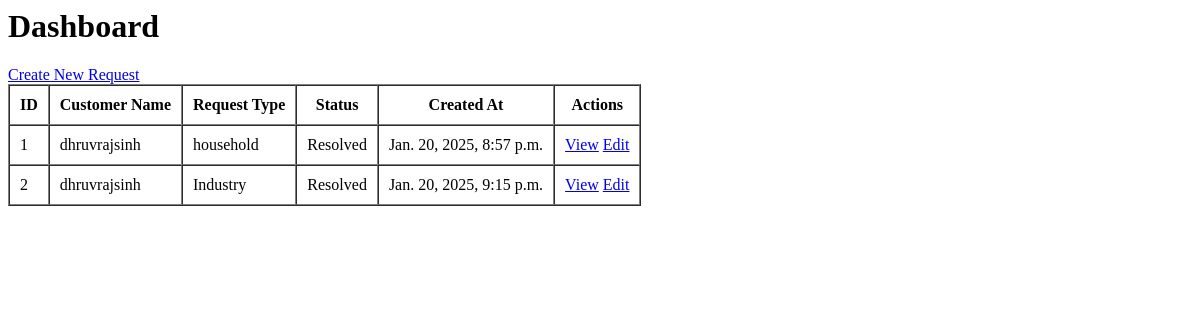
The page /dashboard/ (signed in) on the database as committed earlier.
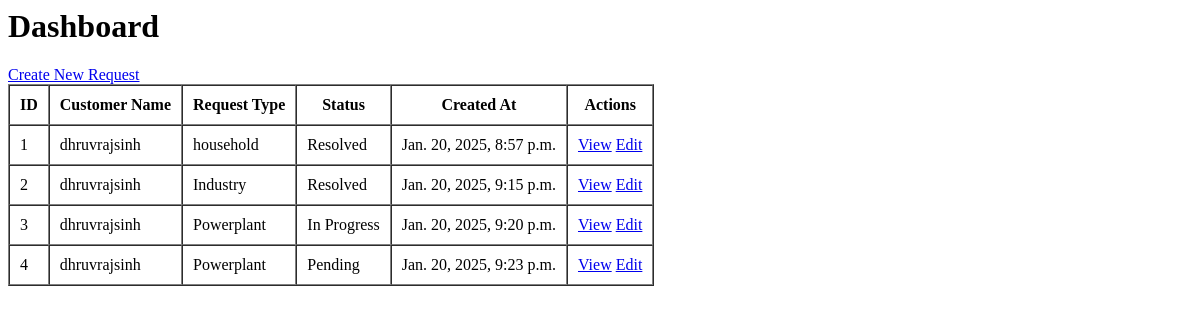
The same page on the database as committed later.
### apis/models.py (models this page shows)
class ServiceRequest(models.Model):
    STATUS_CHOICES = [
        ('Pending', 'Pending'),
        ('In Progress', 'In Progress'),
        ('Resolved', 'Resolved'),
    ]
    user = models.ForeignKey(CustomUser, on_delete=models.CASCADE, related_name='requests')
    type_of_service = models.CharField(max_length=255)
    description = models.TextField()
    attachment = models.FileField(upload_to='attachments/', blank=True, null=True)
    status = models.CharField(choices=STATUS_CHOICES, default='Pending', max_length=20)
    created_at = models.DateTimeField(auto_now_add=True)
    updated_at = models.DateTimeField(auto_now=True)

class CustomUser(AbstractUser):
    email = models.EmailField(unique=True)

### apis/views.py (the view)
# urls.py: path('dashboard/', views.DashboardView.as_view(), name='dashboard'),
class DashboardView(generics.GenericAPIView):
    def get(self, request):
        service_requests = ServiceRequest.objects.filter(user=request.user)
        return render(request, 'dashboard.html', {'service_requests': service_requests})

### templates/dashboard.html
<h1>Dashboard</h1>
<a href="{% url 'create_request' %}" class="btn-create-request">Create New Request</a>
<table border="1" cellpadding="10" cellspacing="0" class="service-requests-table">
    <thead>
        <tr>
            <th>ID</th>
            <th>Customer Name</th>
            <th>Request Type</th>
            <th>Status</th>
            <th>Created At</th>
            <th>Actions</th>
        </tr>
    </thead>
    <tbody>
        {% for request in service_requests %}
        <tr>
            <td>{{ request.id }}</td>
            <td>{{ request.user.username }}</td>
            <td>{{ request.type_of_service }}</td>
            <td>{{ request.status }}</td>
            <td>{{ request.created_at }}</td>
            <td>
                <a href="{% url 'view_request' request.id %}" class="btn-view">View</a>
                <a href="{% url 'edit_request' request.id %}" class="btn-edit">Edit</a>
            </td>
        </tr>
        {% empty %}
        <tr>
            <td colspan="6">No service requests found.</td>
        </tr>
        {% endfor %}
    </tbody>
</table>

Rows that differ between the two databases and show on the page:
added ServiceRequest: id "3", user.username "dhruvrajsinh", type_of_service "Powerplant", status "In Progress", created_at "Jan. 20, 2025, 9:20 p.m."
added ServiceRequest: id "4", user.username "dhruvrajsinh", type_of_service "Powerplant", status "Pending", created_at "Jan. 20, 2025, 9:23 p.m."
